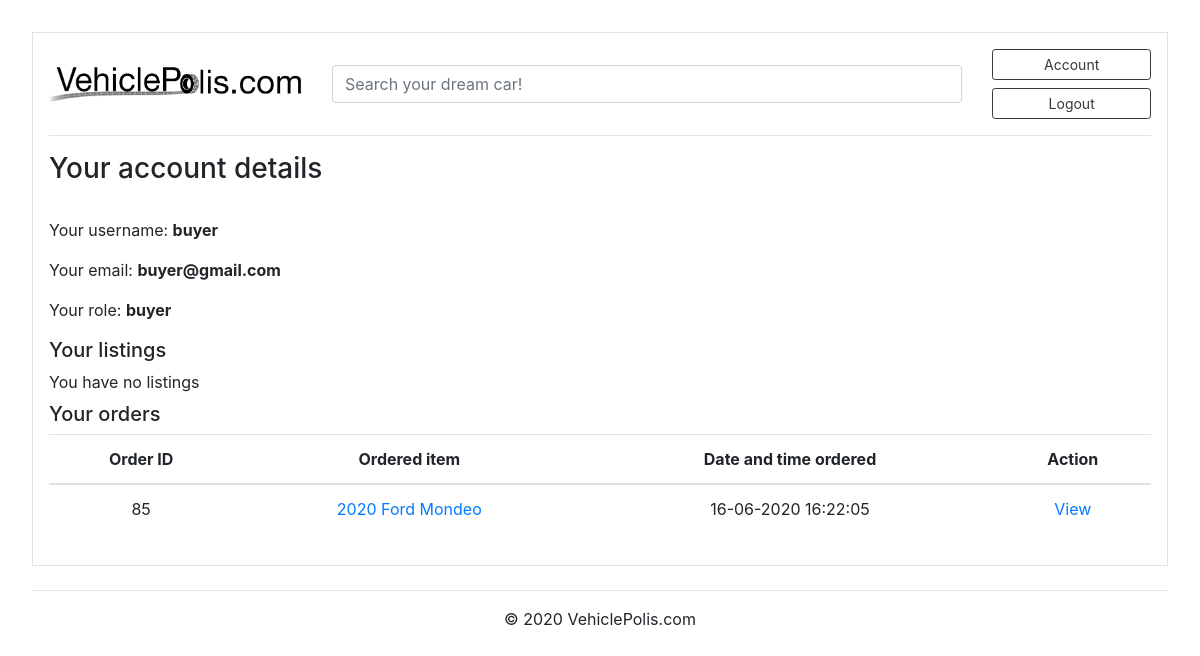
Page /account (signed in) on the earlier database version.
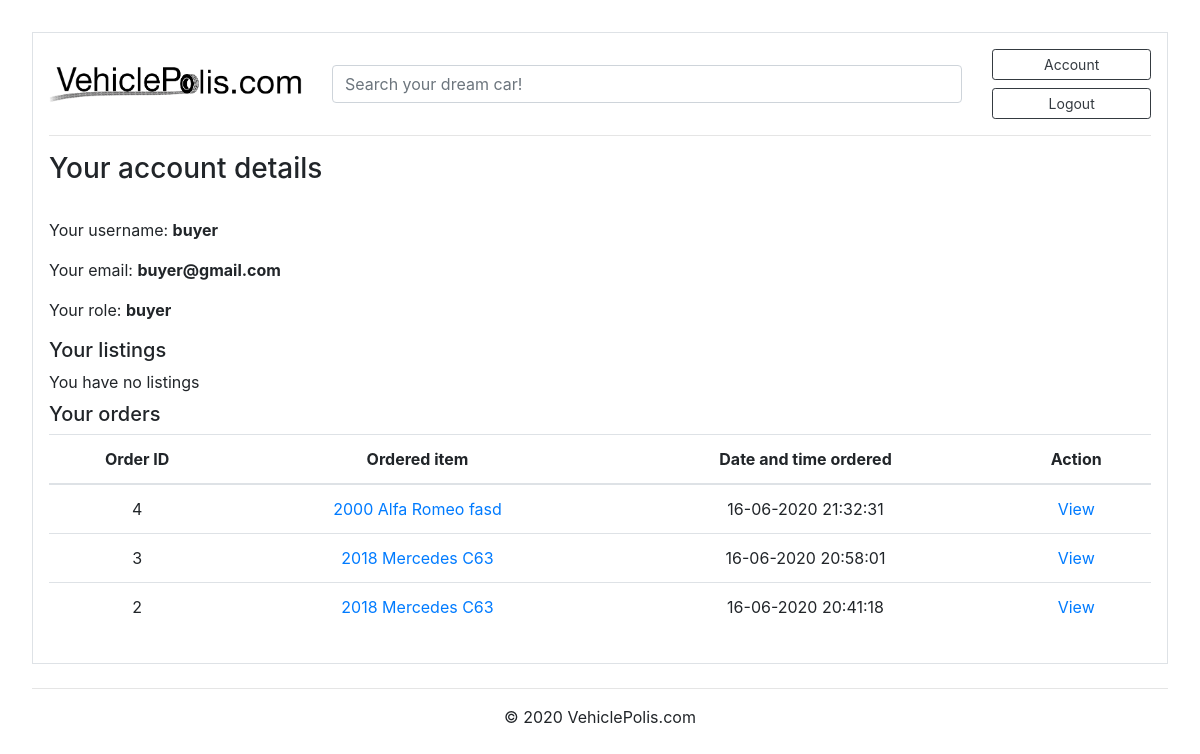
Same page on the later database version.
### marketplace/models.py (models this page shows, shortened)
class Order(db.Model):
    id = db.Column(db.Integer, primary_key=True)
    quantity = db.Column(db.Integer(), nullable=False)
    first_name = db.Column(db.String(100), nullable=False)
    last_name = db.Column(db.String(100), nullable=False)
    company_name = db.Column(db.String(100), nullable=True)
    address1 = db.Column(db.String(100), nullable=False)
    address2 = db.Column(db.String(100), nullable=False)
    suburb = db.Column(db.String(100), nullable=False)
    city = db.Column(db.String(100), nullable=False)
    state = db.Column(db.String(100), nullable=False)
    country = db.Column(db.String(100), nullable=False)
    phone = db.Column(db.String(100), nullable=False)
    email = db.Column(db.String(100), nullable=False)
    date_posted = db.Column(db.DateTime, nullable=False, default=datetime.now)
    item_id = db.Column(db.Integer, db.ForeignKey('post.id'), nullable=False)
    user_id = db.Column(db.Integer, db.ForeignKey('user.id'), nullable=False)
    reviews = db.relationship('Review', backref='order', lazy=True)

class Post(db.Model):
    id = db.Column(db.Integer, primary_key=True)
    condition = db.Column(db.String(100), nullable=False)
    title = db.Column(db.String(100), nullable=False)
    make = db.Column(db.String(100), nullable=False)
    model = db.Column(db.String(100), nullable=False)
    price = db.Column(db.Integer(), nullable=False)
    year = db.Column(db.Integer(), nullable=False)
    ODO = db.Column(db.Integer(), nullable=False)
    category = db.Column(db.String(100), nullable=False)
    fuel = db.Column(db.String(100), nullable=False)
    transmission = db.Column(db.String(100), nullable=False)
    quantity = db.Column(db.Integer(), nullable=False)
    date_posted = db.Column(db.DateTime, nullable=False, default=datetime.now)
    description = db.Column(db.Text, nullable=True)
    image_file = db.Column(db.String(20), nullable=False, default='default.png')
    user_id = db.Column(db.Integer, db.ForeignKey('user.id'), nullable=False)
    orders = db.relationship('Order', backref='item', lazy=True)
    reviews = db.relationship('Review', backref='item', lazy=True)

### marketplace/routes.py (the view)
@app.route("/account")
@login_required
def account():
    searchform = SearchForm()
    posts = Post.query.order_by(Post.id.desc()).filter(Post.author == current_user)
    orders = Order.query.order_by(Order.id.desc()).filter(Order.author == current_user)
    posts_count = Post.query.order_by(Post.id.desc()).filter(Post.author == current_user).count()
    orders_count = Order.query.order_by(Order.id.desc()).filter(Order.author == current_user).count()
    return render_template('account.html', searchform=searchform, posts=posts, orders=orders, posts_count=posts_count, orders_count=orders_count)

### marketplace/forms.py
class SearchForm(FlaskForm):
    text = StringField('Search')
    submit = SubmitField('Search')

### marketplace/models.py (called while the page is built)
@login_manager.user_loader
def load_user(user_id):
    return User.query.get(int(user_id))

### marketplace/templates/account.html
{% extends "base.html" %}
{% block content %}
<h3 class="account-heading">Your account details</h3>
<br>
<p class="text"> Your username: <b>{{ current_user.username }}</p></b>
<p class="text"> Your email: <b>{{ current_user.email }}</p></b>
<p class="text"> Your role: <b>{{ current_user.role }}</p></b>
<h5>Your listings</h5>
{% if posts_count %}
  <table class="table text-center">
    <thead>
      <tr>
        <th>ID</th>
        <th>Info</th>
        <th>Date posted</th>
        <th>Action</th>
      </tr>
    </thead>
    <tbody>
        {% for post in posts %}
      <tr>
        <td>{{post.id}}</td>
        <td> <a href="{{ url_for('post', post_id=post.id) }}"> {{post.year}} {{post.make}} {{post.model}}</a></td>
        <td>{{ post.date_posted.strftime('%d-%m-%Y') }}</td>
        <td><a href="{{ url_for('update_post', post_id=post.id) }}">Edit</a>/<a href="{{ url_for('delete_post', post_id=post.id) }}">Delete</a></td>
      </tr>
      {% endfor %}
    </tbody>
  </table>
{% else %}
  <p class="mb-2">You have no listings</p>
{% endif %}
<h5>Your orders</h5>
{% if orders_count %}
<table class="table text-center">
  <thead>
    <tr>
      <th>Order ID</th>
      <th>Ordered item</th>
      <th>Date and time ordered</th>
      <th>Action</th>
    </tr>
  </thead>
  <tbody>
    {% for order in orders %}
      <tr>
        <td>{{order.id}}</td>
        <td> <a href="{{ url_for('post', post_id=order.item.id) }}"> {{order.item.year}} {{order.item.make}} {{order.item.model}}</a></td>
        <td>{{ order.date_posted.strftime('%d-%m-%Y %H:%M:%S') }}</td>
        <td><a href="{{ url_for('order_details', order_id=order.id) }}">View</a></td>
      </tr>
    {% endfor %}
  </tbody>
</table>
{% else %}
<p class="mb-2">You have no orders</p>
{% endif %}
{% endblock content %}

Differences in the rows shown:
removed Order: id "85", item.year "2020", item.make "Ford", item.model "Mondeo", date_posted "16-06-2020 16:22:05"
now on this page (row edited): Order: id "4", item.year "2000", item.make "Alfa Romeo", item.model "fasd", date_posted "16-06-2020 21:32:31"
now on this page (row edited): Order: id "3", item.year "2018", item.make "Mercedes", item.model "C63", date_posted "16-06-2020 20:58:01"
now on this page (row edited): Order: id "2", item.year "2018", item.make "Mercedes", item.model "C63", date_posted "16-06-2020 20:41:18"
